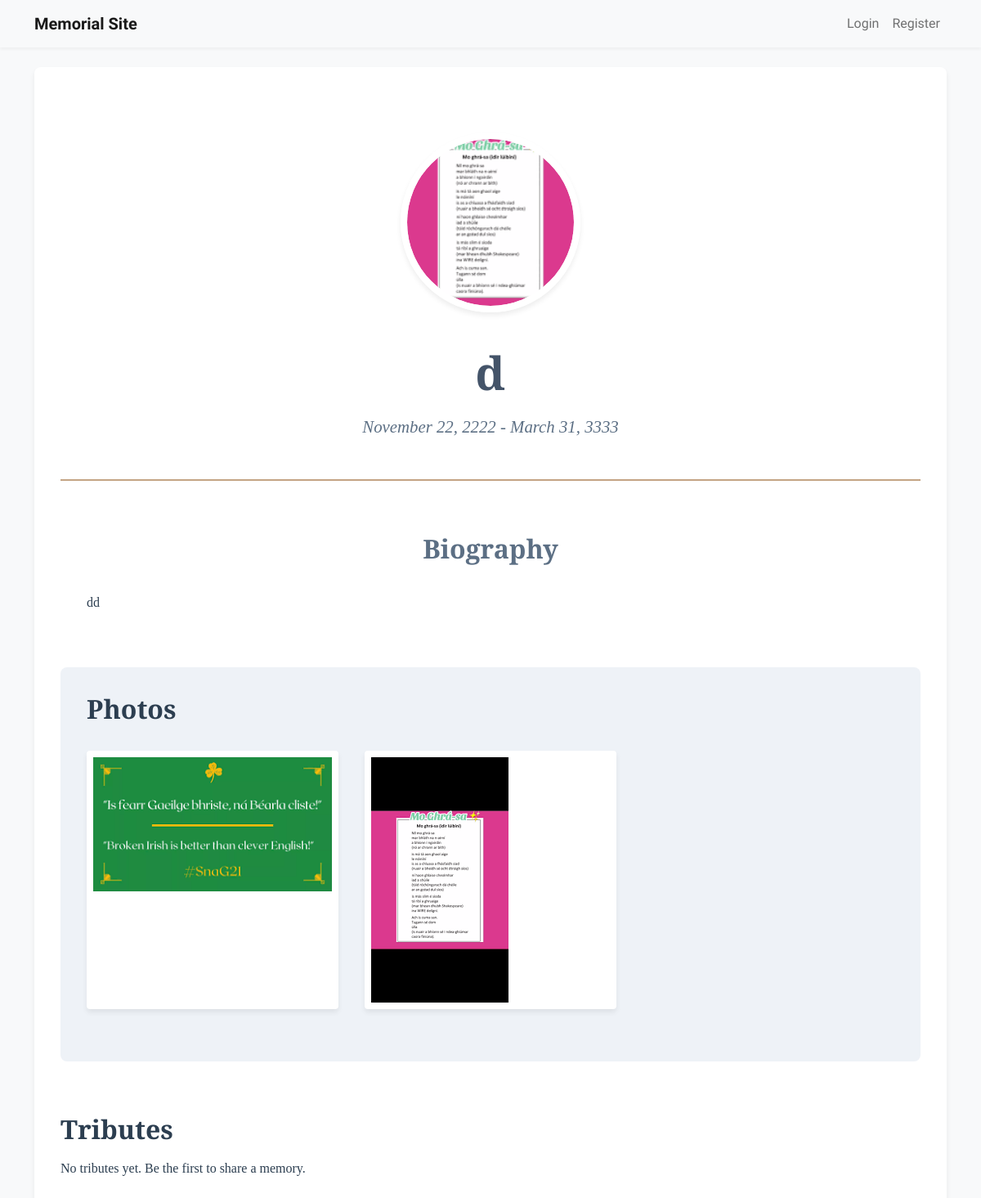
Screenshot of /memorial/1 with the database file from the repository.
### app/models/memorial.py (models this page shows, shortened)
class Memorial(db.Model):
    id = db.Column(db.Integer, primary_key=True)
    name = db.Column(db.String(100), nullable=False)
    birth_date = db.Column(db.Date)
    death_date = db.Column(db.Date)
    biography = db.Column(db.Text)
    custom_url = db.Column(db.String(100), unique=True)
    is_public = db.Column(db.Boolean, default=True)
    access_code = db.Column(db.String(20))
    created_at = db.Column(db.DateTime, default=datetime.utcnow)
    creator_id = db.Column(db.Integer, db.ForeignKey('user.id'), nullable=False)
    theme_id = db.Column(db.Integer, db.ForeignKey('theme.id'))
    layout = db.Column(db.String(32), default='standard')  # standard, compact, full-width, etc.
    photos = db.relationship('Photo', backref='memorial', lazy='dynamic')
    tributes = db.relationship('Tribute', backref='memorial', lazy='dynamic')
    events = db.relationship('Event', backref='memorial', lazy='dynamic')

### app/models/photo.py (models this page shows, shortened)
class Photo(db.Model):
    id = db.Column(db.Integer, primary_key=True)
    filename = db.Column(db.String(255), nullable=False)
    caption = db.Column(db.String(255))
    date_taken = db.Column(db.Date)
    uploaded_at = db.Column(db.DateTime, default=datetime.utcnow)
    is_profile = db.Column(db.Boolean, default=False)
    display_order = db.Column(db.Integer, default=0)
    memorial_id = db.Column(db.Integer, db.ForeignKey('memorial.id'), nullable=False)

### app/routes/memorial.py (the view)
@bp.route('/memorial/<int:id>')
def view(id):
    memorial = Memorial.query.get_or_404(id)
    if not memorial.is_public:
        if not current_user.is_authenticated:
            abort(403)
        if current_user.id != memorial.creator_id:
            abort(403)
    if memorial.theme:
        print(f"Using theme template: {memorial.theme.template_path}")
        template = memorial.theme.template_path
    else:
        print("Using default classic theme")
        template = 'themes/classic/memorial.html'
    return render_template(template,
                         memorial=memorial,
                         now=datetime.utcnow())

### app/templates/themes/classic/memorial.html (shortened to what this page needs)
{% extends "base.html" %}
{% block head %}
<link rel="stylesheet" href="{{ url_for('static', filename='css/themes/classic.css', v='1.0') }}">
{% endblock %}
{% block content %}
<div class="memorial-classic {% if memorial.layout == 'full-width' %}container-fluid{% elif memorial.layout == 'compact' %}container-sm{% else %}container{% endif %}">
    <div class="memorial-header">
        {% if memorial.photos.filter_by(is_profile=True).first() %}
        <div class="profile-photo">
            <img src="{{ url_for('static', filename='uploads/' ~ memorial.id ~ '/' ~ memorial.photos.filter_by(is_profile=True).first().filename) }}"
                 alt="{{ memorial.name }}" class="img-fluid rounded-circle">
        </div>
        {% endif %}
        <h1 class="memorial-name">{{ memorial.name }}</h1>
        <p class="memorial-dates">
            {{ memorial.birth_date.strftime('%B %d, %Y') }} -
            {{ memorial.death_date.strftime('%B %d, %Y') }}
        </p>
    </div>
    <div class="memorial-content">
        <div class="biography-section">
            <h2>Biography</h2>
            <div class="biography-text">{{ memorial.biography|nl2br|safe }}</div>
        </div>
        {% if memorial.photos.count() > 0 %}
        <div class="photos-section">
            <h2>Photos</h2>
            <div class="photo-gallery">
                {% for photo in memorial.photos %}
                <div class="memorial-photo">
                    <img src="{{ url_for('static', filename='uploads/' ~ memorial.id ~ '/' ~ photo.filename) }}"
                         alt="{{ photo.caption }}" class="img-fluid">
                </div>
                {% endfor %}
            </div>
        </div>
        {% endif %}
        <div class="tributes-section">
            <h2>Tributes</h2>
            {% if memorial.tributes.filter_by(is_approved=true).count() > 0 %}
                {% for tribute in memorial.tributes.filter_by(is_approved=true) %}
                <div class="tribute">
                    <div class="tribute-content">{{ tribute.content }}</div>
                    <div class="tribute-author">- {{ tribute.author.username }}</div>
                </div>
                {% endfor %}
            {% else %}
                <p>No tributes yet. Be the first to share a memory.</p>
            {% endif %}
        </div>
    </div>
</div>
{% endblock %}

### app/static/css/base.css (style rules this page uses)
:root { --primary-color: #5c6f84; --primary-dark: #445469; --primary-light: #eef2f7; --accent-warm: #c4a484; --accent-soft: #a8c0d6; --neutral-100: #ffffff; --neutral-200: #f8f9fa; --neutral-300: #e9ecef; --neutral-400: #ced4da; --neutral-500: #adb5bd; --neutral-600: #6c757d; --neutral-700: #495057; --neutral-800: #343a40; --neutral-900: #212529; --text-primary: #2c3e50; --text-secondary: #5c6f84; --text-muted: #6c757d; --border-light: #dee2e6; --border-medium: #ced4da; --shadow-sm: 0 2px 4px rgba(0,0,0,0.05); --shadow-md: 0 4px 6px rgba(0,0,0,0.07); --shadow-lg: 0 10px 15px rgba(0,0,0,0.1); }
body { background-color: var(--neutral-200); color: var(--text-primary); font-family: 'Source Sans Pro', -apple-system, BlinkMacSystemFont, 'Segoe UI', Roboto, 'Helvetica Neue', Arial, sans-serif; line-height: 1.6; }
h1, h2, h3, h4, h5, h6 { color: var(--text-primary); font-weight: 600; margin-bottom: 1rem; }

### app/static/css/themes/classic.css (style rules this page uses)
.memorial-classic { background-color: var(--neutral-100); color: var(--text-primary); padding: 3rem 2rem; border-radius: 8px; box-shadow: var(--shadow-md); font-family: "Crimson Text", "Times New Roman", serif; }
.memorial-classic .memorial-header { text-align: center; margin: 2rem 0 4rem; padding-bottom: 2rem; border-bottom: 2px solid var(--accent-warm); position: relative; }
.memorial-classic .memorial-header:after { content: ""; position: absolute; bottom: -1px; left: 25%; right: 25%; height: 1px; background-color: var(--accent-warm); opacity: 0.5; }
.memorial-classic .memorial-name { font-size: 3.5rem; font-weight: 600; color: var(--primary-dark); margin-bottom: 1rem; letter-spacing: 0.5px; }
.memorial-classic .memorial-dates { font-style: italic; color: var(--text-secondary); font-size: 1.3rem; }
.memorial-classic .biography-section { margin: 3rem 0; line-height: 1.8; padding: 0 2rem; }
.memorial-classic .biography-section h2 { color: var(--primary-color); font-size: 2rem; margin-bottom: 2rem; text-align: center; font-weight: 600; }
.memorial-classic .photos-section { margin: 4rem 0; padding: 2rem; background-color: var(--primary-light); border-radius: 8px; }
.memorial-classic .photo-gallery { display: grid; grid-template-columns: repeat(auto-fill, minmax(280px, 1fr)); gap: 2rem; margin: 2rem 0; }
.memorial-classic .memorial-photo { border-radius: 4px; overflow: hidden; box-shadow: var(--shadow-md); background-color: var(--neutral-100); padding: 8px; transition: all 0.3s ease; }
.memorial-classic .profile-photo { margin: 0 auto 2.5rem; width: 220px; height: 220px; overflow: hidden; border-radius: 50%; box-shadow: var(--shadow-md); border: 8px solid var(--neutral-100); position: relative; }
.memorial-classic .profile-photo:after { content: ''; position: absolute; top: -12px; left: -12px; right: -12px; bottom: -12px; border: 1px solid var(--accent-warm); border-radius: 50%; opacity: 0.5; }
.memorial-classic .profile-photo img { width: 100%; height: 100%; object-fit: cover; transition: transform 0.3s ease; }

### rows the page displays
Memorial: id.filename (picture), name "d", birth_date "November 22, 2222", death_date "March 31, 3333", biography "dd"
Photo: filename (picture)
Photo: filename (picture)
